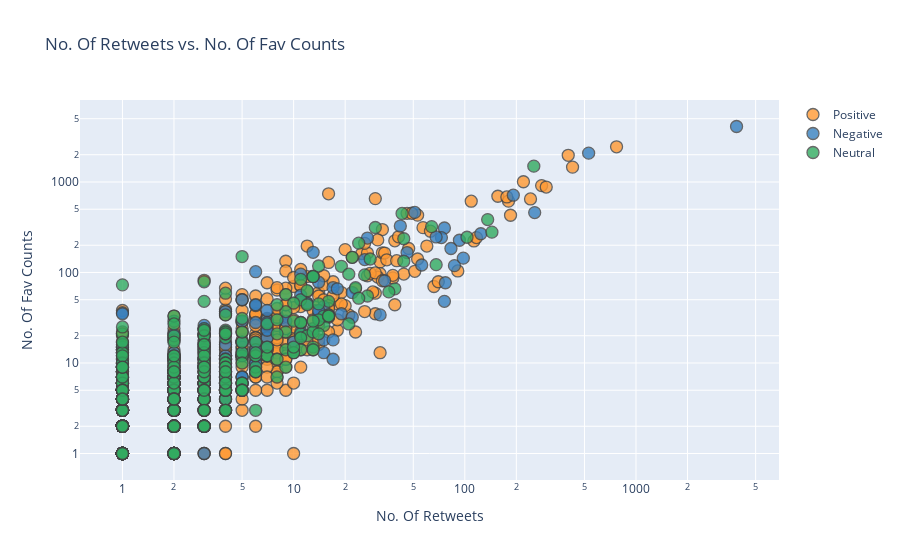

Write notebook code for a chart like this one.
### Markdown cell above
# No. Of Retweets vs. No. Of Fav Counts

### Code cell
df.iplot(x='Retweets', y = 'Favorites', mode='markers'
        , categories='Sentiment',layout=dict(
        xaxis=dict(type='log', title='No. Of Retweets'),
        yaxis=dict(type='log', title='No. Of Fav Counts'),
        title='No. Of Retweets vs. No. Of Fav Counts'))

### Figure 1 — Plotly figure (JSON) as saved in the notebook; plotly's stock layout.template omitted (floating-point values rounded to 4 significant figures; data arrays with more than 128 entries replaced by an {"elided": "..."} marker saying what was removed)
{"data": [{"marker": {"color": "rgba(255, 153, 51, 1.0)", "line": {"width": 1.3}, "opacity": 0.8, "size": 12, "symbol": "circle"}, "mode": "markers", "name": "Positive", "textfont": {"color": "#4D5663"}, "type": "scatter", "x": {"elided": "2398 int values"}, "y": {"elided": "2398 int values"}}, {"marker": {"color": "rgba(55, 128, 191, 1.0)", "line": {"width": 1.3}, "opacity": 0.8, "size": 12, "symbol": "circle"}, "mode": "markers", "name": "Negative", "textfont": {"color": "#4D5663"}, "type": "scatter", "x": {"elided": "779 int values"}, "y": {"elided": "779 int values"}}, {"marker": {"color": "rgba(50, 171, 96, 1.0)", "line": {"width": 1.3}, "opacity": 0.8, "size": 12, "symbol": "circle"}, "mode": "markers", "name": "Neutral", "textfont": {"color": "#4D5663"}, "type": "scatter", "x": {"elided": "1371 int values"}, "y": {"elided": "1371 int values"}}], "layout": {"title": {"text": "No. Of Retweets vs. No. Of Fav Counts"}, "xaxis": {"title": {"text": "No. Of Retweets"}, "type": "log"}, "yaxis": {"title": {"text": "No. Of Fav Counts"}, "type": "log"}}}
